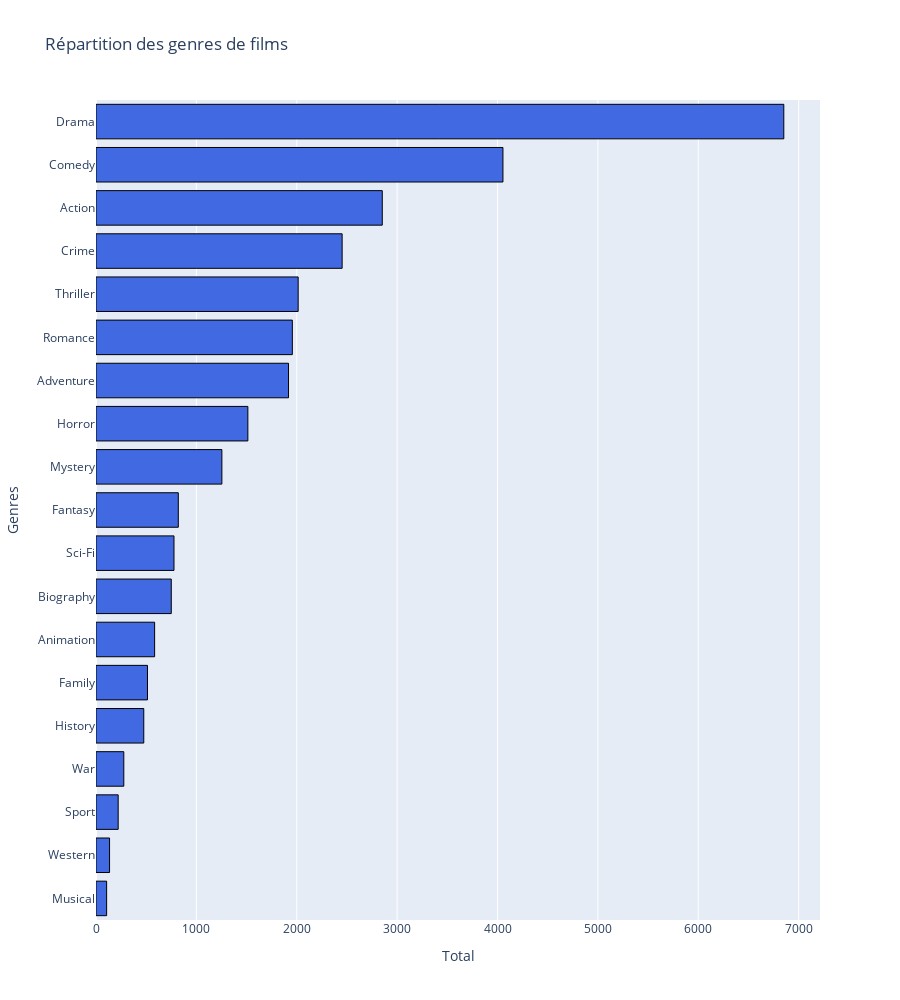

Notebook cell for this chart:
### Code cell
graph_by_genre(df)

### Figure 1 — Plotly figure (JSON) as saved in the notebook; plotly's stock layout.template omitted (floating-point values rounded to 4 significant figures)
{"data": [{"marker": {"color": "royalblue", "line": {"color": "black", "width": 1}}, "orientation": "h", "showlegend": false, "type": "bar", "x": [106, 135, 221, 277, 476, 513, 584, 750, 777, 820, 1254, 1513, 1918, 1956, 2014, 2452, 2852, 4054, 6852], "y": ["Musical", "Western", "Sport", "War", "History", "Family", "Animation", "Biography", "Sci-Fi", "Fantasy", "Mystery", "Horror", "Adventure", "Romance", "Thriller", "Crime", "Action", "Comedy", "Drama"]}], "layout": {"autosize": true, "height": 1000, "title": {"text": "Répartition des genres de films"}, "xaxis": {"title": {"text": "Total"}}, "yaxis": {"title": {"text": "Genres"}}}}
